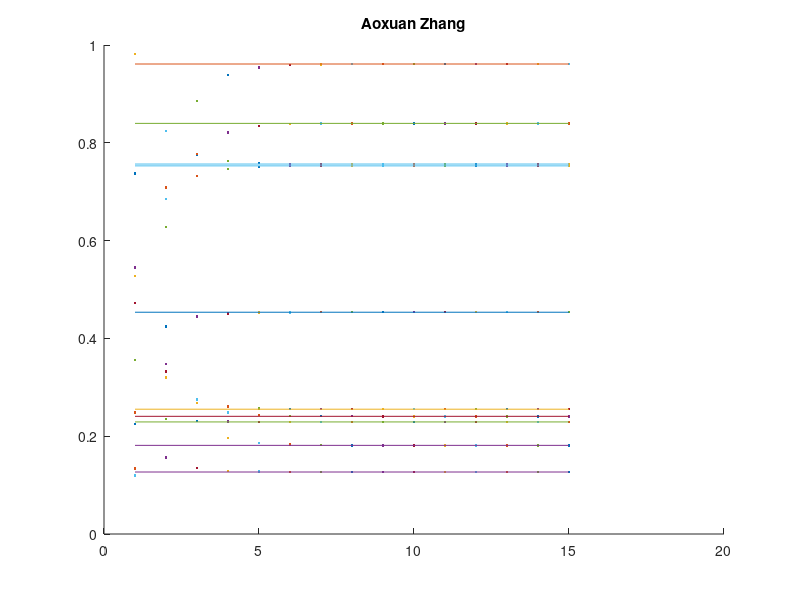

Write MATLAB code to recreate this figure.
clear; clf; hold on
N = 10; w = rand(1,N); eta = 0.7;
sol=rand(1,N);
E = @(w,N) 0.5*sum((w-sol).^2);
dEdw = @(x,t) x-t;
fprintf('W(1)=(');
for i=1:N-1
fprintf('%f,',w(i));
end
fprintf('%f),',w(N));
fprintf('E(W(1))=%f\n',E(w,N));
for i=1:N
plot(1,w(i),'.')
end
tol=1.0e-7; err=2*tol; k=1;
while err>tol
for i=1:N
new_w(i) = w(i) - eta*dEdw(w(i),sol(i));
end
for i=1:N
plot(k+1,new_w(i),'.')
end
err=sqrt(sum((new_w-w).^2)/N);
w = new_w;
fprintf('W(%d)=(',k+1);
for i=1:N-1
fprintf('%f,',w(i));
end
fprintf('%f),',w(N));
fprintf('E(W(%d))=%16.14f\n',k+1,E(w,N));
k=k+1;
end
for i=1:N
plot([1:k],0*[1:k]+sol(i))
end
title('Aoxuan Zhang')